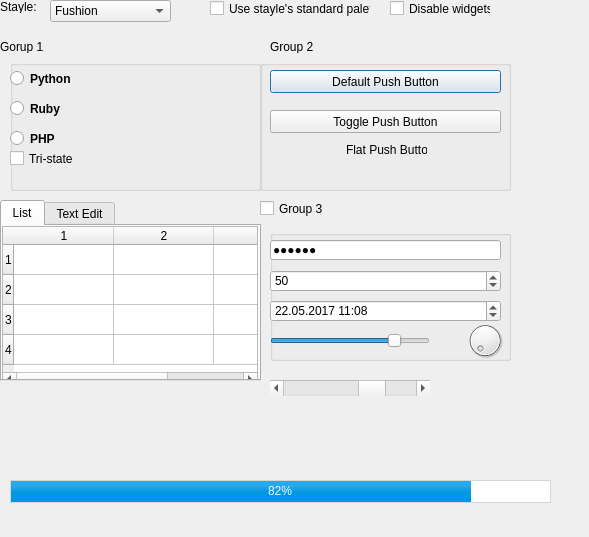
<?xml version="1.0" encoding="UTF-8"?>
<ui version="4.0">
 <class>Dialog</class>
 <widget class="QDialog" name="Dialog">
  <property name="geometry">
   <rect>
    <x>0</x>
    <y>0</y>
    <width>589</width>
    <height>537</height>
   </rect>
  </property>
  <property name="windowTitle">
   <string>Dialog</string>
  </property>
  <widget class="QLabel" name="label">
   <property name="geometry">
    <rect>
     <x>0</x>
     <y>0</y>
     <width>47</width>
     <height>13</height>
    </rect>
   </property>
   <property name="text">
    <string>Stayle:</string>
   </property>
  </widget>
  <widget class="QComboBox" name="comboBox">
   <property name="geometry">
    <rect>
     <x>50</x>
     <y>0</y>
     <width>121</width>
     <height>22</height>
    </rect>
   </property>
   <item>
    <property name="text">
     <string>Fushion</string>
    </property>
   </item>
  </widget>
  <widget class="QCheckBox" name="checkBox">
   <property name="geometry">
    <rect>
     <x>210</x>
     <y>0</y>
     <width>161</width>
     <height>17</height>
    </rect>
   </property>
   <property name="text">
    <string>Use stayle's standard palette</string>
   </property>
  </widget>
  <widget class="QCheckBox" name="checkBox_2">
   <property name="geometry">
    <rect>
     <x>390</x>
     <y>0</y>
     <width>101</width>
     <height>17</height>
    </rect>
   </property>
   <property name="text">
    <string>Disable widgets</string>
   </property>
  </widget>
  <widget class="QLabel" name="label_2">
   <property name="geometry">
    <rect>
     <x>0</x>
     <y>40</y>
     <width>47</width>
     <height>13</height>
    </rect>
   </property>
   <property name="text">
    <string>Gorup 1</string>
   </property>
  </widget>
  <widget class="QGroupBox" name="groupBox">
   <property name="geometry">
    <rect>
     <x>10</x>
     <y>60</y>
     <width>251</width>
     <height>131</height>
    </rect>
   </property>
   <property name="title">
    <string/>
   </property>
   <widget class="QRadioButton" name="radioButton">
    <property name="geometry">
     <rect>
      <x>0</x>
      <y>10</y>
      <width>82</width>
      <height>17</height>
     </rect>
    </property>
    <property name="font">
     <font>
      <weight>75</weight>
      <bold>true</bold>
     </font>
    </property>
    <property name="text">
     <string>Python</string>
    </property>
   </widget>
   <widget class="QRadioButton" name="radioButton_2">
    <property name="geometry">
     <rect>
      <x>0</x>
      <y>40</y>
      <width>82</width>
      <height>17</height>
     </rect>
    </property>
    <property name="font">
     <font>
      <weight>75</weight>
      <bold>true</bold>
     </font>
    </property>
    <property name="text">
     <string>Ruby</string>
    </property>
   </widget>
   <widget class="QRadioButton" name="radioButton_3">
    <property name="geometry">
     <rect>
      <x>0</x>
      <y>70</y>
      <width>82</width>
      <height>17</height>
     </rect>
    </property>
    <property name="font">
     <font>
      <weight>75</weight>
      <bold>true</bold>
     </font>
    </property>
    <property name="text">
     <string>PHP</string>
    </property>
   </widget>
   <widget class="QCheckBox" name="checkBox_3">
    <property name="geometry">
     <rect>
      <x>0</x>
      <y>90</y>
      <width>70</width>
      <height>17</height>
     </rect>
    </property>
    <property name="text">
     <string>Tri-state</string>
    </property>
   </widget>
   <widget class="QGroupBox" name="groupBox_2">
    <property name="geometry">
     <rect>
      <x>280</x>
      <y>0</y>
      <width>251</width>
      <height>131</height>
     </rect>
    </property>
    <property name="title">
     <string/>
    </property>
    <widget class="QRadioButton" name="radioButton_4">
     <property name="geometry">
      <rect>
       <x>0</x>
       <y>10</y>
       <width>82</width>
       <height>17</height>
      </rect>
     </property>
     <property name="font">
      <font>
       <weight>75</weight>
       <bold>true</bold>
      </font>
     </property>
     <property name="text">
      <string>Python</string>
     </property>
    </widget>
    <widget class="QRadioButton" name="radioButton_5">
     <property name="geometry">
      <rect>
       <x>0</x>
       <y>40</y>
       <width>82</width>
       <height>17</height>
      </rect>
     </property>
     <property name="font">
      <font>
       <weight>75</weight>
       <bold>true</bold>
      </font>
     </property>
     <property name="text">
      <string>Ruby</string>
     </property>
    </widget>
    <widget class="QRadioButton" name="radioButton_6">
     <property name="geometry">
      <rect>
       <x>0</x>
       <y>70</y>
       <width>82</width>
       <height>17</height>
      </rect>
     </property>
     <property name="font">
      <font>
       <weight>75</weight>
       <bold>true</bold>
      </font>
     </property>
     <property name="text">
      <string>PHP</string>
     </property>
    </widget>
    <widget class="QCheckBox" name="checkBox_4">
     <property name="geometry">
      <rect>
       <x>0</x>
       <y>90</y>
       <width>70</width>
       <height>17</height>
      </rect>
     </property>
     <property name="text">
      <string>Tri-state</string>
     </property>
    </widget>
   </widget>
  </widget>
  <widget class="QGroupBox" name="groupBox_3">
   <property name="geometry">
    <rect>
     <x>260</x>
     <y>60</y>
     <width>251</width>
     <height>131</height>
    </rect>
   </property>
   <property name="title">
    <string/>
   </property>
   <widget class="QGroupBox" name="groupBox_4">
    <property name="geometry">
     <rect>
      <x>280</x>
      <y>0</y>
      <width>251</width>
      <height>131</height>
     </rect>
    </property>
    <property name="title">
     <string/>
    </property>
    <widget class="QRadioButton" name="radioButton_10">
     <property name="geometry">
      <rect>
       <x>0</x>
       <y>10</y>
       <width>82</width>
       <height>17</height>
      </rect>
     </property>
     <property name="font">
      <font>
       <weight>75</weight>
       <bold>true</bold>
      </font>
     </property>
     <property name="text">
      <string>Python</string>
     </property>
    </widget>
    <widget class="QRadioButton" name="radioButton_11">
     <property name="geometry">
      <rect>
       <x>0</x>
       <y>40</y>
       <width>82</width>
       <height>17</height>
      </rect>
     </property>
     <property name="font">
      <font>
       <weight>75</weight>
       <bold>true</bold>
      </font>
     </property>
     <property name="text">
      <string>Ruby</string>
     </property>
    </widget>
    <widget class="QRadioButton" name="radioButton_12">
     <property name="geometry">
      <rect>
       <x>0</x>
       <y>70</y>
       <width>82</width>
       <height>17</height>
      </rect>
     </property>
     <property name="font">
      <font>
       <weight>75</weight>
       <bold>true</bold>
      </font>
     </property>
     <property name="text">
      <string>PHP</string>
     </property>
    </widget>
    <widget class="QCheckBox" name="checkBox_6">
     <property name="geometry">
      <rect>
       <x>0</x>
       <y>90</y>
       <width>70</width>
       <height>17</height>
      </rect>
     </property>
     <property name="text">
      <string>Tri-state</string>
     </property>
    </widget>
   </widget>
   <widget class="QPushButton" name="pushButton">
    <property name="geometry">
     <rect>
      <x>10</x>
      <y>10</y>
      <width>231</width>
      <height>23</height>
     </rect>
    </property>
    <property name="text">
     <string>Default Push Button</string>
    </property>
    <property name="autoDefault">
     <bool>true</bool>
    </property>
    <property name="default">
     <bool>true</bool>
    </property>
    <property name="flat">
     <bool>false</bool>
    </property>
   </widget>
   <widget class="QPushButton" name="pushButton_2">
    <property name="geometry">
     <rect>
      <x>10</x>
      <y>50</y>
      <width>231</width>
      <height>23</height>
     </rect>
    </property>
    <property name="text">
     <string>Toggle Push Button</string>
    </property>
   </widget>
   <widget class="QLabel" name="label_3">
    <property name="geometry">
     <rect>
      <x>86</x>
      <y>80</y>
      <width>81</width>
      <height>20</height>
     </rect>
    </property>
    <property name="text">
     <string>Flat Push Button</string>
    </property>
   </widget>
  </widget>
  <widget class="QLabel" name="label_4">
   <property name="geometry">
    <rect>
     <x>270</x>
     <y>40</y>
     <width>47</width>
     <height>13</height>
    </rect>
   </property>
   <property name="text">
    <string>Group 2</string>
   </property>
  </widget>
  <widget class="QTabWidget" name="tabWidget">
   <property name="geometry">
    <rect>
     <x>0</x>
     <y>200</y>
     <width>261</width>
     <height>181</height>
    </rect>
   </property>
   <property name="currentIndex">
    <number>0</number>
   </property>
   <widget class="QWidget" name="tab">
    <attribute name="title">
     <string>List</string>
    </attribute>
    <widget class="QTableWidget" name="tableWidget">
     <property name="geometry">
      <rect>
       <x>0</x>
       <y>0</y>
       <width>256</width>
       <height>161</height>
      </rect>
     </property>
     <property name="rowCount">
      <number>4</number>
     </property>
     <property name="columnCount">
      <number>3</number>
     </property>
     <row/>
     <row/>
     <row/>
     <row/>
     <column/>
     <column/>
     <column/>
    </widget>
   </widget>
   <widget class="QWidget" name="tab_2">
    <attribute name="title">
     <string>Text Edit</string>
    </attribute>
   </widget>
  </widget>
  <widget class="QProgressBar" name="progressBar">
   <property name="geometry">
    <rect>
     <x>10</x>
     <y>480</y>
     <width>541</width>
     <height>23</height>
    </rect>
   </property>
   <property name="styleSheet">
    <string notr="true">QProgressBar {
 border: 1px solid #d5d5d5;
 text-align: center;
	font: 10pt &quot;MS Shell Dlg 2&quot; solid white;
color:rgba( 240, 248, 255, 1 );
}
QProgressBar::chunk {
 background-color: qlineargradient(spread:pad, x1:1, y1:0.546, x2:1, y2:0.232, stop:0 rgba(0, 151, 227, 255), stop:1 rgba(39, 169, 234, 255));
 width: 20px;
}</string>
   </property>
   <property name="value">
    <number>82</number>
   </property>
   <property name="alignment">
    <set>Qt::AlignCenter</set>
   </property>
   <property name="textDirection">
    <enum>QProgressBar::TopToBottom</enum>
   </property>
  </widget>
  <widget class="QCheckBox" name="checkBox_5">
   <property name="geometry">
    <rect>
     <x>260</x>
     <y>200</y>
     <width>70</width>
     <height>17</height>
    </rect>
   </property>
   <property name="text">
    <string>Group 3</string>
   </property>
  </widget>
  <widget class="QGroupBox" name="groupBox_5">
   <property name="geometry">
    <rect>
     <x>270</x>
     <y>230</y>
     <width>241</width>
     <height>131</height>
    </rect>
   </property>
   <property name="title">
    <string/>
   </property>
   <widget class="QLineEdit" name="lineEdit">
    <property name="geometry">
     <rect>
      <x>0</x>
      <y>10</y>
      <width>231</width>
      <height>20</height>
     </rect>
    </property>
    <property name="text">
     <string>dubueb</string>
    </property>
    <property name="echoMode">
     <enum>QLineEdit::Password</enum>
    </property>
   </widget>
   <widget class="QSpinBox" name="spinBox">
    <property name="geometry">
     <rect>
      <x>0</x>
      <y>40</y>
      <width>231</width>
      <height>22</height>
     </rect>
    </property>
    <property name="value">
     <number>50</number>
    </property>
   </widget>
   <widget class="QSpinBox" name="spinBox_2">
    <property name="geometry">
     <rect>
      <x>0</x>
      <y>70</y>
      <width>231</width>
      <height>22</height>
     </rect>
    </property>
    <property name="suffix">
     <string>.05.2017 11:08</string>
    </property>
    <property name="value">
     <number>22</number>
    </property>
   </widget>
   <widget class="QSlider" name="horizontalSlider">
    <property name="geometry">
     <rect>
      <x>0</x>
      <y>100</y>
      <width>160</width>
      <height>22</height>
     </rect>
    </property>
    <property name="sliderPosition">
     <number>80</number>
    </property>
    <property name="orientation">
     <enum>Qt::Horizontal</enum>
    </property>
   </widget>
   <widget class="QDial" name="dial">
    <property name="geometry">
     <rect>
      <x>190</x>
      <y>90</y>
      <width>50</width>
      <height>41</height>
     </rect>
    </property>
   </widget>
  </widget>
  <widget class="QScrollBar" name="horizontalScrollBar">
   <property name="geometry">
    <rect>
     <x>270</x>
     <y>380</y>
     <width>160</width>
     <height>16</height>
    </rect>
   </property>
   <property name="value">
    <number>70</number>
   </property>
   <property name="orientation">
    <enum>Qt::Horizontal</enum>
   </property>
  </widget>
 </widget>
 <resources/>
 <connections/>
</ui>
